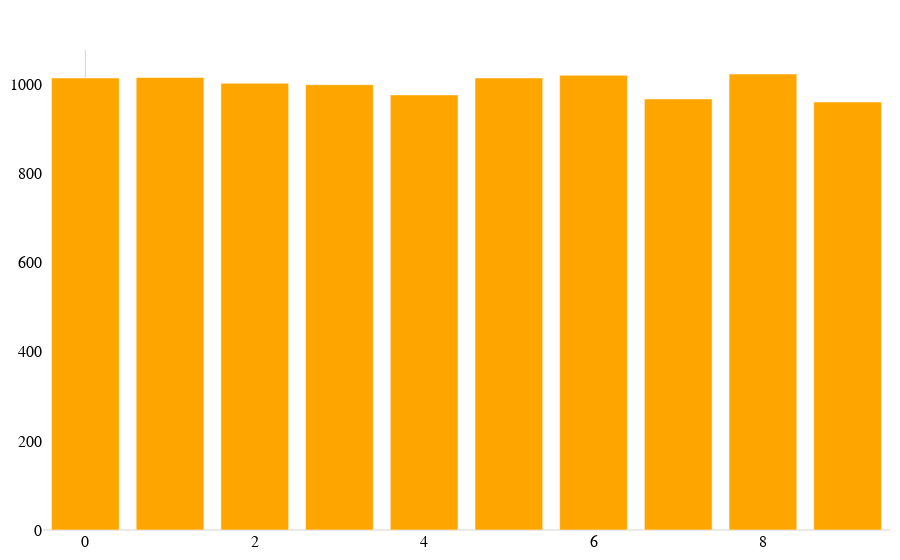

The cell this chart's notebook holds for it:
### Markdown cell above
The code below draws a histgram of many random numbers. You can confirm the file sizes of both the Notebook and the plot do not increase even with a very large `k`, i.e. the number of data. With the original Plotly, the file size increases in proportion to the data size.

### Code cell
trace = pl.hist(data, bin_size=1)
pl.show(trace)

### Figure 1 — Plotly figure (JSON) as saved in the notebook; plotly's stock layout.template omitted (floating-point values rounded to 4 significant figures)
{"data": [{"opacity": 1, "showlegend": false, "type": "bar", "x": [0, 1, 2, 3, 4, 5, 6, 7, 8, 9], "y": [1015, 1016, 1003, 1000, 977, 1015, 1021, 968, 1024, 961]}], "layout": {}}
